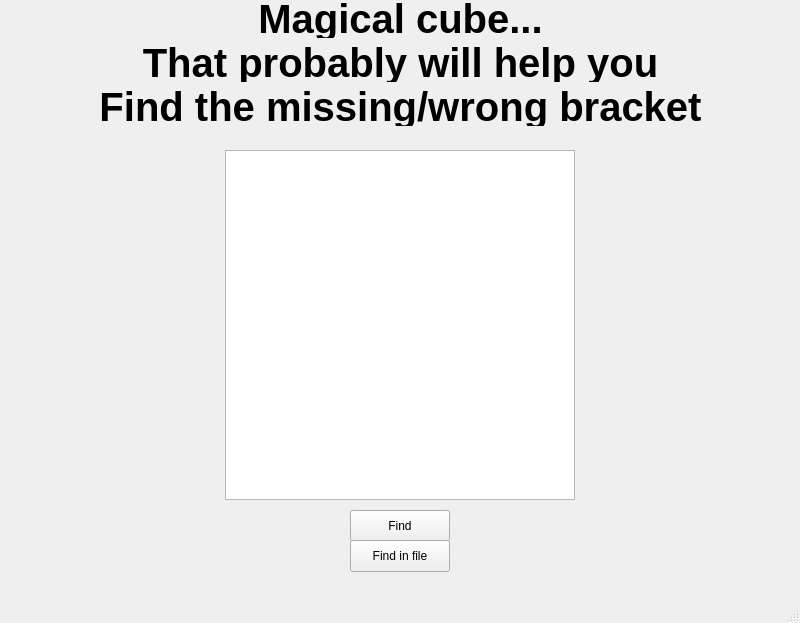
<?xml version="1.0" encoding="UTF-8"?>
<ui version="4.0">
 <class>MainWindow</class>
 <widget class="QMainWindow" name="MainWindow">
  <property name="geometry">
   <rect>
    <x>0</x>
    <y>0</y>
    <width>800</width>
    <height>623</height>
   </rect>
  </property>
  <property name="windowTitle">
   <string>MainWindow</string>
  </property>
  <widget class="QWidget" name="centralwidget">
   <widget class="QPlainTextEdit" name="plainTextEdit">
    <property name="geometry">
     <rect>
      <x>225</x>
      <y>150</y>
      <width>350</width>
      <height>350</height>
     </rect>
    </property>
   </widget>
   <widget class="QWidget" name="verticalLayoutWidget">
    <property name="geometry">
     <rect>
      <x>0</x>
      <y>0</y>
      <width>801</width>
      <height>126</height>
     </rect>
    </property>
    <layout class="QVBoxLayout" name="verticalLayout">
     <item>
      <widget class="QLabel" name="label">
       <property name="font">
        <font>
         <pointsize>30</pointsize>
         <bold>true</bold>
        </font>
       </property>
       <property name="text">
        <string>Magical cube...</string>
       </property>
       <property name="textFormat">
        <enum>Qt::AutoText</enum>
       </property>
       <property name="alignment">
        <set>Qt::AlignCenter</set>
       </property>
      </widget>
     </item>
     <item>
      <widget class="QLabel" name="label_2">
       <property name="font">
        <font>
         <pointsize>30</pointsize>
         <bold>true</bold>
        </font>
       </property>
       <property name="text">
        <string>That probably will help you</string>
       </property>
       <property name="textFormat">
        <enum>Qt::AutoText</enum>
       </property>
       <property name="alignment">
        <set>Qt::AlignCenter</set>
       </property>
      </widget>
     </item>
     <item>
      <widget class="QLabel" name="label_3">
       <property name="font">
        <font>
         <pointsize>30</pointsize>
         <bold>true</bold>
        </font>
       </property>
       <property name="text">
        <string>Find the missing/wrong bracket</string>
       </property>
       <property name="textFormat">
        <enum>Qt::AutoText</enum>
       </property>
       <property name="alignment">
        <set>Qt::AlignCenter</set>
       </property>
      </widget>
     </item>
    </layout>
   </widget>
   <widget class="QPushButton" name="pushButton">
    <property name="geometry">
     <rect>
      <x>350</x>
      <y>510</y>
      <width>100</width>
      <height>32</height>
     </rect>
    </property>
    <property name="text">
     <string>Find</string>
    </property>
   </widget>
   <widget class="QPushButton" name="findFile">
    <property name="geometry">
     <rect>
      <x>350</x>
      <y>540</y>
      <width>100</width>
      <height>32</height>
     </rect>
    </property>
    <property name="text">
     <string>Find in file</string>
    </property>
   </widget>
  </widget>
  <widget class="QMenuBar" name="menubar">
   <property name="geometry">
    <rect>
     <x>0</x>
     <y>0</y>
     <width>800</width>
     <height>24</height>
    </rect>
   </property>
  </widget>
  <widget class="QStatusBar" name="statusbar"/>
 </widget>
 <resources/>
 <connections/>
</ui>
